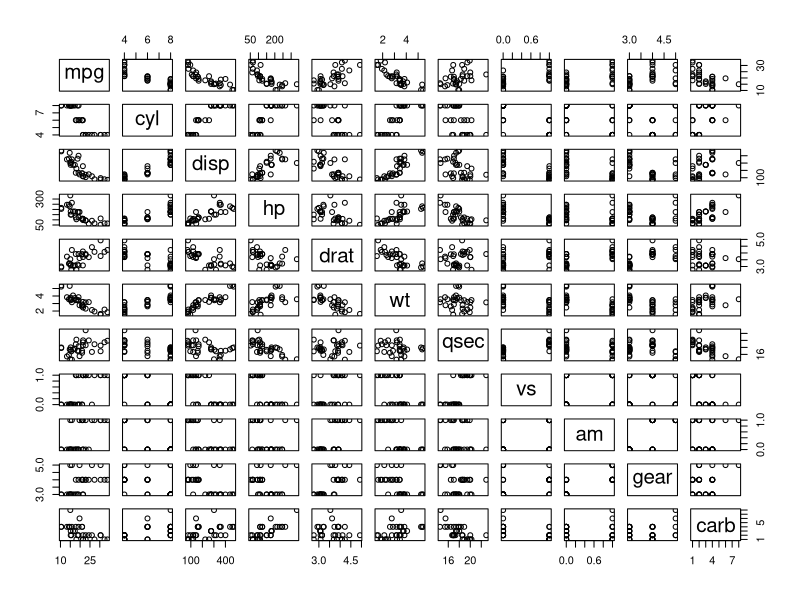
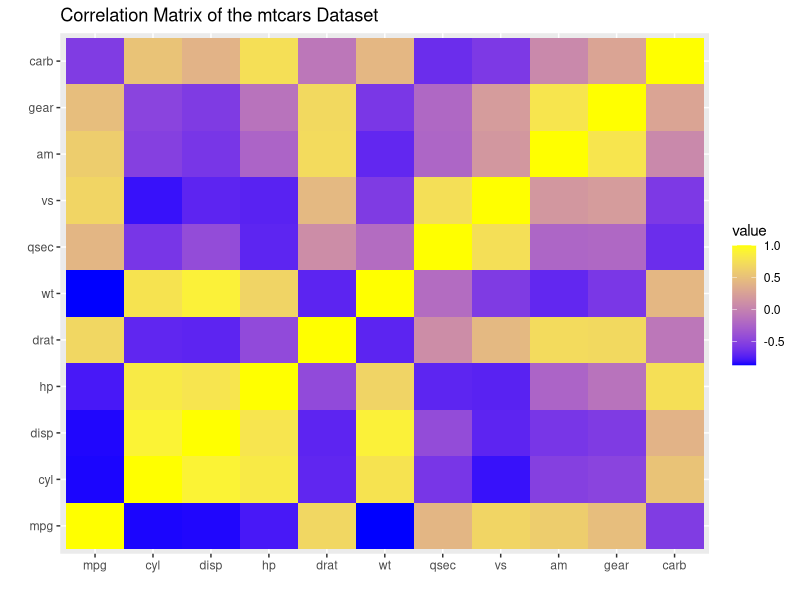
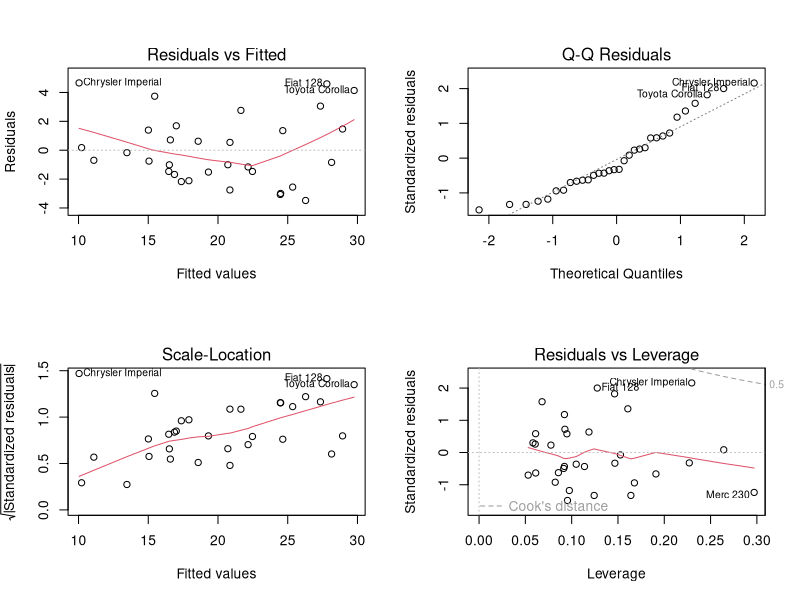

These charts were generated, in order, by the following R code:
## ---- chunk 1
model.full <- lm(mpg ~ ., data = mtcars)
n <- nrow(mtcars)
model.result <- step(model.full, scope = list(upper = model.full, lower = mpg ~ am), direction = "both", k = log(n))
## ---- chunk 2
suppressMessages(require("ggplot2"))
suppressMessages(require("reshape2"))
## ---- chunk 3
pairsplot <- pairs(mtcars)

cormatrix <- cor(mtcars)
cormatrix.m <- melt(cormatrix)
ggplot(cormatrix.m, aes(Var1, Var2, fill=value)) +
    geom_tile() +
    scale_fill_gradient(low = "blue", high = "yellow") +
    labs(title = "Correlation Matrix of the mtcars Dataset",
         x = "", y = "")
## ---- chunk 4

## ---- chunk 5
summary(model.result)
## ---- chunk 6
par(mfrow = c(2, 2))
plot(model.result)
## ---- chunk 7

## ---- chunk 8

## ---- chunk 9

